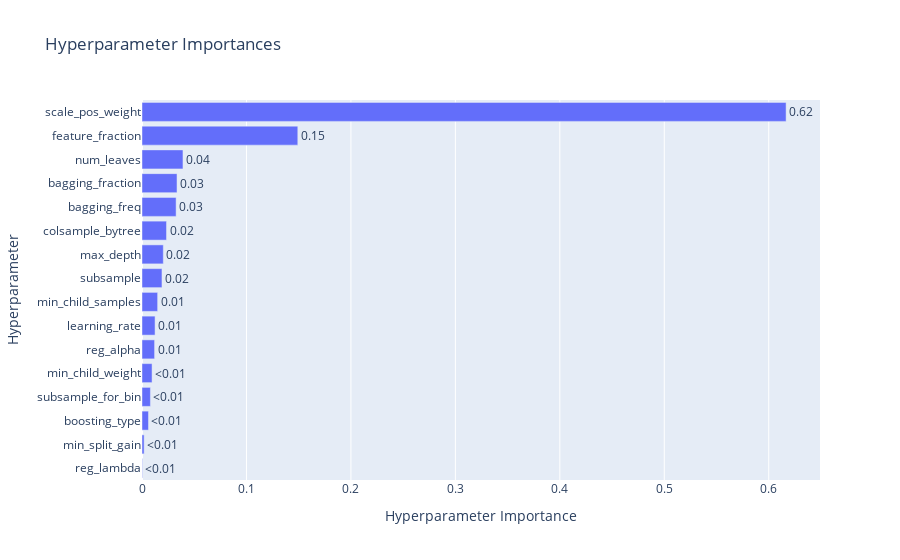

Notebook cell for this chart:
### Code cell
fig = optuna.visualization.plot_param_importances(study)
fig.show()

### Figure 1 — Plotly figure (JSON) as saved in the notebook; plotly's stock layout.template omitted (floating-point values rounded to 4 significant figures)
{"data": [{"cliponaxis": false, "hovertemplate": ["reg_lambda (FloatDistribution): 0.0003712586957842767<extra></extra>", "min_split_gain (FloatDistribution): 0.002042809390643691<extra></extra>", "boosting_type (CategoricalDistribution): 0.00619626457331125<extra></extra>", "subsample_for_bin (IntDistribution): 0.008056028827729161<extra></extra>", "min_child_weight (FloatDistribution): 0.009618424091712324<extra></extra>", "reg_alpha (FloatDistribution): 0.01205675127792522<extra></extra>", "learning_rate (FloatDistribution): 0.012507291431995783<extra></extra>", "min_child_samples (IntDistribution): 0.01497504537170985<extra></extra>", "subsample (FloatDistribution): 0.01911363330653806<extra></extra>", "max_depth (IntDistribution): 0.020405648677542746<extra></extra>", "colsample_bytree (FloatDistribution): 0.02347668026340212<extra></extra>", "bagging_freq (IntDistribution): 0.032653569845917156<extra></extra>", "bagging_fraction (FloatDistribution): 0.033534806887121404<extra></extra>", "num_leaves (IntDistribution): 0.0392212261837977<extra></extra>", "feature_fraction (FloatDistribution): 0.14915130151512326<extra></extra>", "scale_pos_weight (FloatDistribution): 0.6166192596597462<extra></extra>"], "name": "Objective Value", "orientation": "h", "text": ["<0.01", "<0.01", "<0.01", "<0.01", "<0.01", "0.01", "0.01", "0.01", "0.02", "0.02", "0.02", "0.03", "0.03", "0.04", "0.15", "0.62"], "textposition": "outside", "type": "bar", "x": [0.0003713, 0.002043, 0.006196, 0.008056, 0.009618, 0.01206, 0.01251, 0.01498, 0.01911, 0.02041, 0.02348, 0.03265, 0.03353, 0.03922, 0.1492, 0.6166], "y": ["reg_lambda", "min_split_gain", "boosting_type", "subsample_for_bin", "min_child_weight", "reg_alpha", "learning_rate", "min_child_samples", "subsample", "max_depth", "colsample_bytree", "bagging_freq", "bagging_fraction", "num_leaves", "feature_fraction", "scale_pos_weight"]}], "layout": {"title": {"text": "Hyperparameter Importances"}, "xaxis": {"title": {"text": "Hyperparameter Importance"}}, "yaxis": {"title": {"text": "Hyperparameter"}}}}
